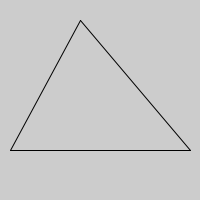
Frame 1 (no input)
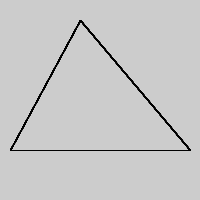
Frame 60 (the mouse pressed at the canvas centre just before this capture)
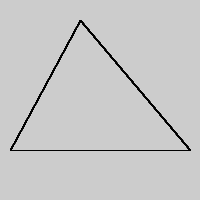
Frame 120 (the mouse held since frame 60 and released just before this capture)

The Processing sketch that drew these frames (run headless with seeded random() and noise(); from frame 60 on, the mouse is pressed at the canvas centre):

// Processing sketch: H09_98
// ── H09_98.pde
void setup(){ //setup() does not return a value
     size(200,200);
}
 
void draw(){  //draw() does not return a value
     line(10, 150, 190, 150);
     line(10, 150, 80, 20); 
     line(190, 150, 80, 20);
}

void drawDriehoek(int x1, int y1, int x2, int y2, int x3, int y3){ 
     
} 
